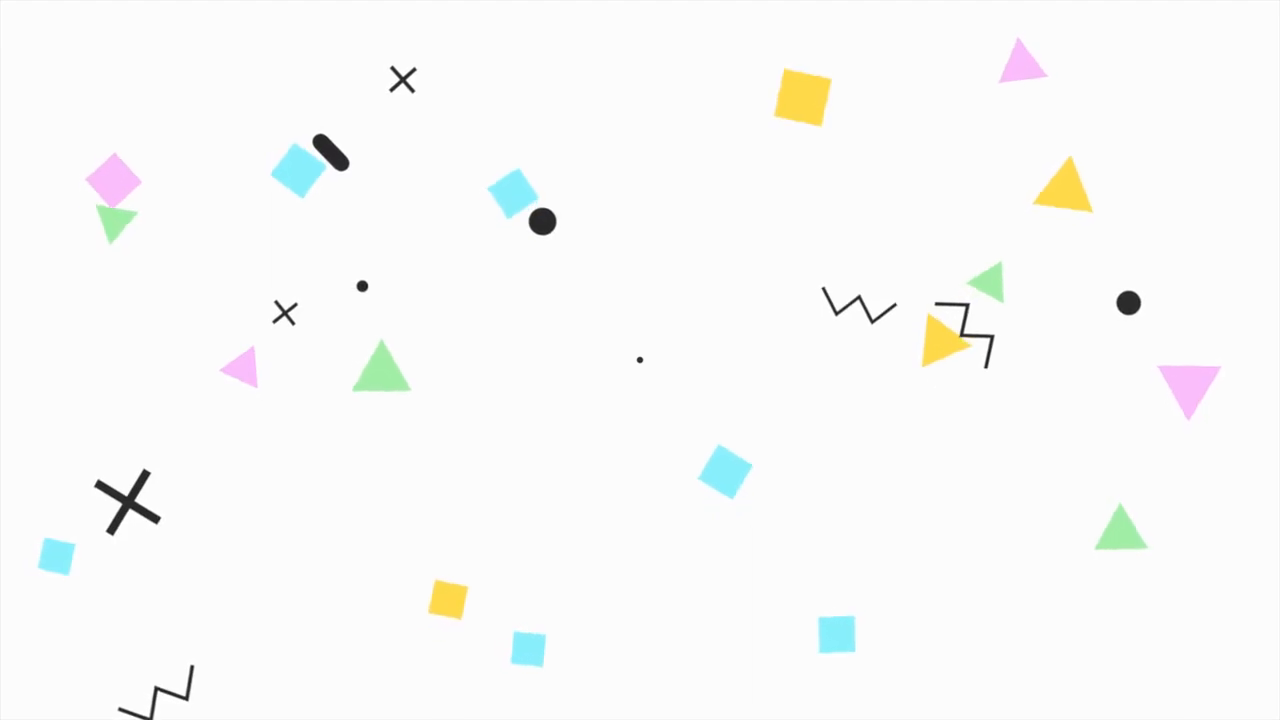
//> input picture frame 21 of Lab 5/Motion abstract geometric shapes.mkv, 1280 x 720 px
$ ./Lab5   (built with g++ and OpenCV 4)
//> lines starting //> are read from the running program, lines starting //| are printed output that depends on the picture; after the words box and inside, x2 and y2 are one past the last pixel; in counts of white or black regions, pixels touching at a corner belong together
#include <opencv2/opencv.hpp>
#include <iostream>
#include <string>
#include <cmath>

std::string detectShape(const std::vector<cv::Point>& contour) {
    double perimeter = cv::arcLength(contour, true);
    if (perimeter < 10) return "Unknown";

    std::vector<cv::Point> approx;
    cv::approxPolyDP(contour, approx, 0.05 * perimeter, true);

    int vertices = approx.size();
    double area = cv::contourArea(contour);
    double circularity = 4 * CV_PI * area / (perimeter * perimeter);
    cv::Rect rect = cv::boundingRect(contour);
    double aspectRatio = (double)rect.width / rect.height;

    if (circularity > 0.9) return "Circle";
    else if (vertices == 3) return "Triangle";
    else if (vertices == 4) return "Square";
    else if (vertices >= 5 && vertices <= 8 && circularity > 0.65) return "Circle";

    return "Unknown";
}

int main() {
    cv::VideoCapture cap("Motion abstract geometric shapes.mkv");

    if (!cap.isOpened()) {
        std::cerr << "Failed open video" << std::endl;
        return -1;
    }

    cv::Mat frame, gray, blurred, edges, closed;

    while (true) {
        cap >> frame;
//> frame is the input picture: 720 rows x 1280 cols, CV_8UC3; mean B, G, R 249.2, 250.1, 249.5
        if (frame.empty()) break;

        cv::cvtColor(frame, gray, cv::COLOR_BGR2GRAY);
        cv::medianBlur(gray, blurred, 5);


        cv::Canny(blurred, edges, 30, 90);
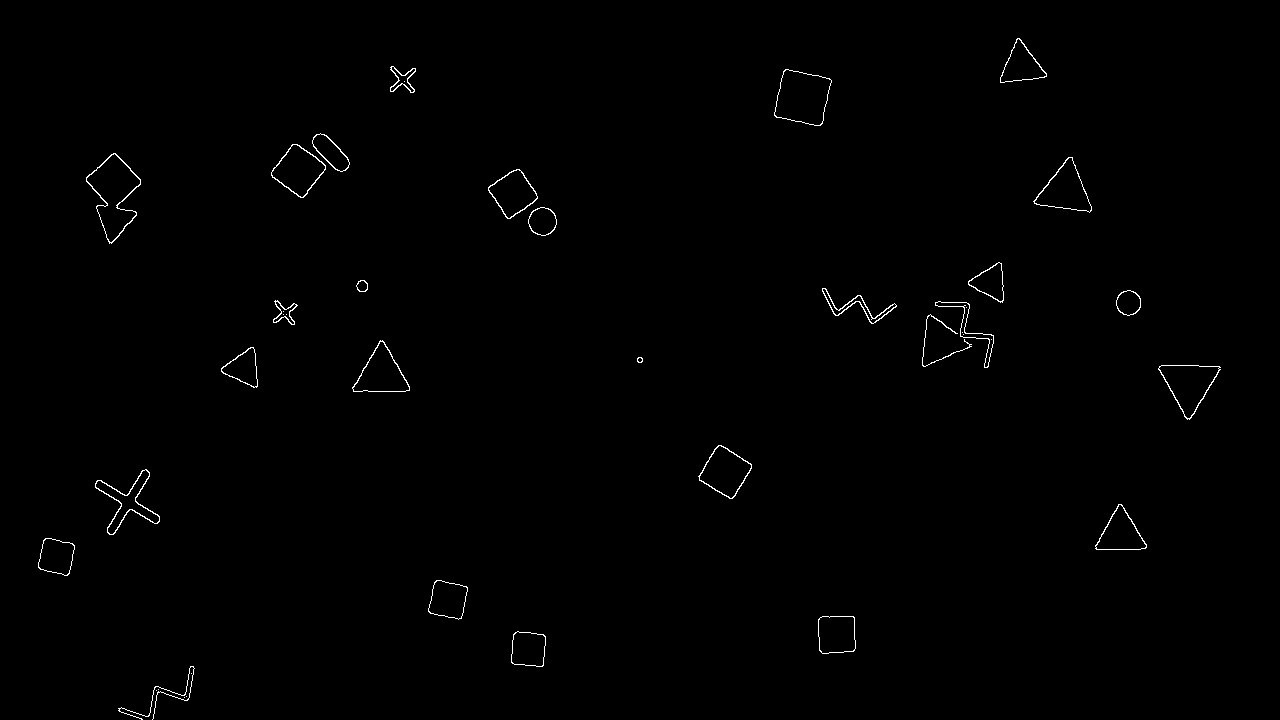
//> edges: 720 rows x 1280 cols, CV_8UC1; 0.54% white in thin lines or dots, all inside (x1, y1, x2, y2) = (38, 38, 1221, 720)


        cv::Mat kernel = cv::getStructuringElement(cv::MORPH_ELLIPSE, cv::Size(5, 5));
        cv::morphologyEx(edges, closed, cv::MORPH_CLOSE, kernel);
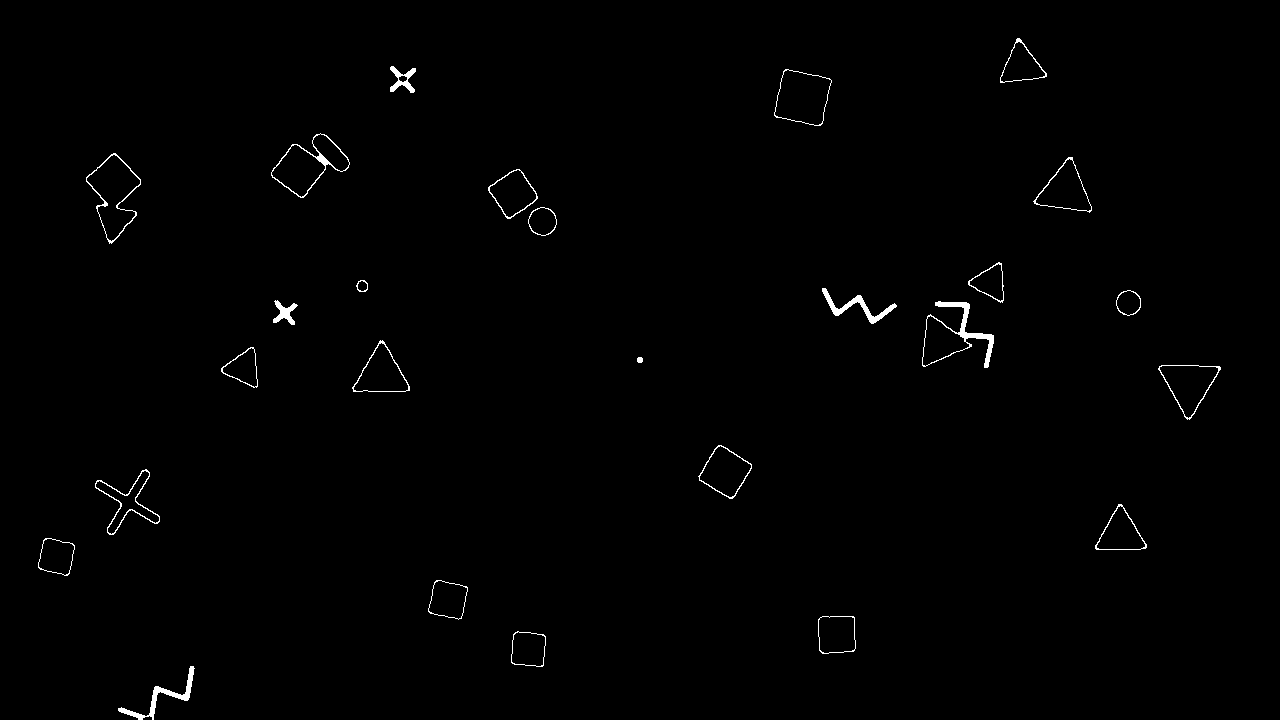
//> closed: 720 rows x 1280 cols, CV_8UC1; 0.7% white; 26 white regions


        std::vector<std::vector<cv::Point>> contours;
        cv::findContours(closed, contours, cv::RETR_EXTERNAL, cv::CHAIN_APPROX_SIMPLE);
//> contours = 26 contours; largest, box (x1, y1, x2, y2) and area: (86, 153, 141, 244) 2512, (271, 133, 350, 198) 2448, (774, 69, 832, 126) 2344, (922, 301, 994, 368) 1844, (1158, 365, 1221, 420) 1825

        cv::Mat result = frame.clone();

        for (const auto& contour : contours) {
            double area = cv::contourArea(contour);
            if (area < 500 || area > 50000) continue;

            std::string shapeName = detectShape(contour);
            if (shapeName == "Unknown") continue;

            cv::Rect bbox = cv::boundingRect(contour);

            cv::Scalar color;
            if (shapeName == "Circle") color = cv::Scalar(255, 0, 0);
            else if (shapeName == "Square") color = cv::Scalar(0, 255, 0);
            else if (shapeName == "Triangle") color = cv::Scalar(0, 0, 255);

            cv::rectangle(result, bbox, color, 2);
            cv::Point center(bbox.x + bbox.width / 2, bbox.y + bbox.height / 2);
            cv::putText(result, shapeName,
                cv::Point(center.x - 35, center.y - 15),
                cv::FONT_HERSHEY_SIMPLEX, 0.8, color, 2, cv::LINE_AA);
        }
//> this loop made 26 passes
//> (area, perimeter in detectShape, approx in detectShape, vertices in detectShape, area in detectShape, circularity in detectShape, aspectRatio in detectShape, shapeName) on passes 5, 6, 9, 11: (1005.5, 129, 4 Points (x, y): [45, 538], [38, 567], [67, 575], [74, 545], 4, 1005.5, 0.759, 0.974, "Square"), (1296.5, 162.1, 3 Points (x, y): [1118, 504], [1095, 548], [1145, 548], 3, 1296.5, 0.62, 1.13, "Triangle"), (1825, 195.3, 3 Points (x, y): [1219, 366], [1159, 366], [1187, 419], 3, 1825, 0.601, 1.15, "Triangle"), (826, 128.2, 3 Points (x, y): [250, 347], [221, 371], [256, 387], 3, 826, 0.631, 0.902, "Triangle")
//> pass 3, `cv::putText(result, shapeName, cv::Point(center.x - 35, center.y - 15)..`:
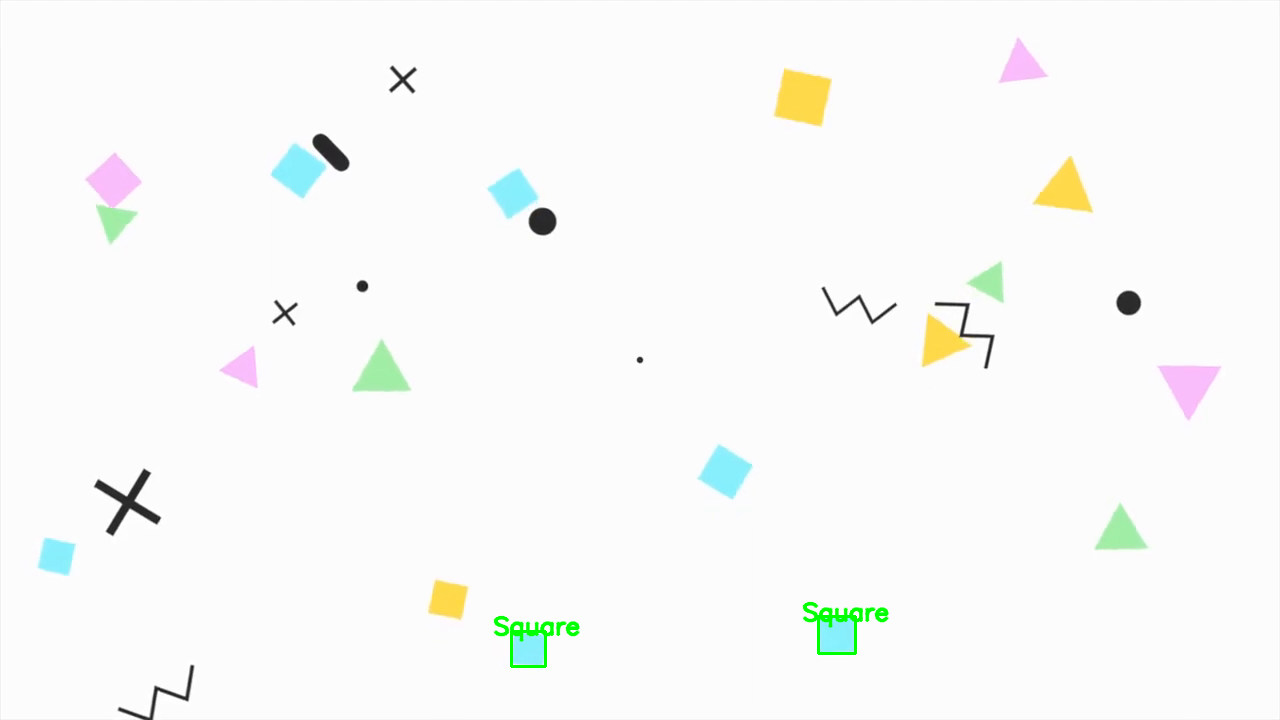
//> result: 720 rows x 1280 cols, CV_8UC3; mean B, G, R 248.6, 250.1, 248.9
//> after the loop:
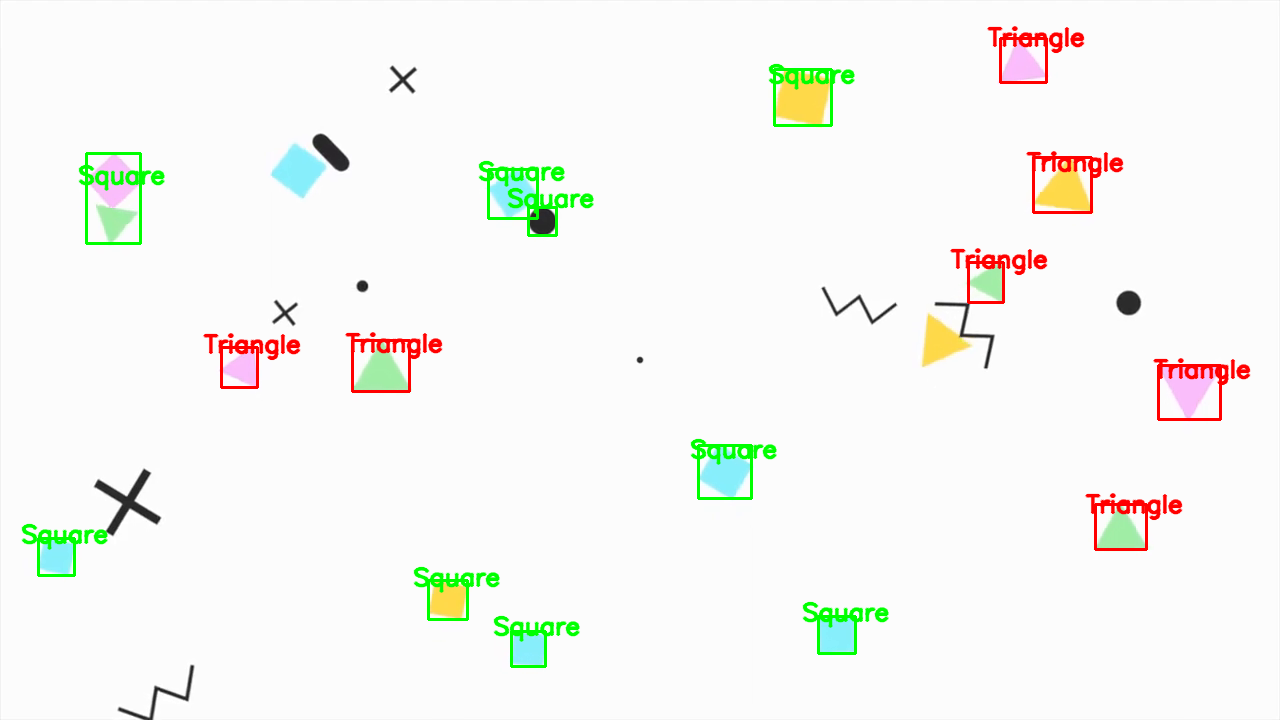
//> result: 720 rows x 1280 cols, CV_8UC3; 2.53% of pixels changed, all inside (x1, y1, x2, y2) = (21, 26, 1251, 621)

        cv::imshow("Shape Detection", result);
        cv::imshow("Closed Edges", closed);

        char key = cv::waitKey(30);
//> the Esc key is pressed
        if (key == 27) break;
        if (key == ' ') cv::waitKey(0);
    }

    cap.release();
    cv::destroyAllWindows();

    return 0;
}

$ run again, starting later in the video
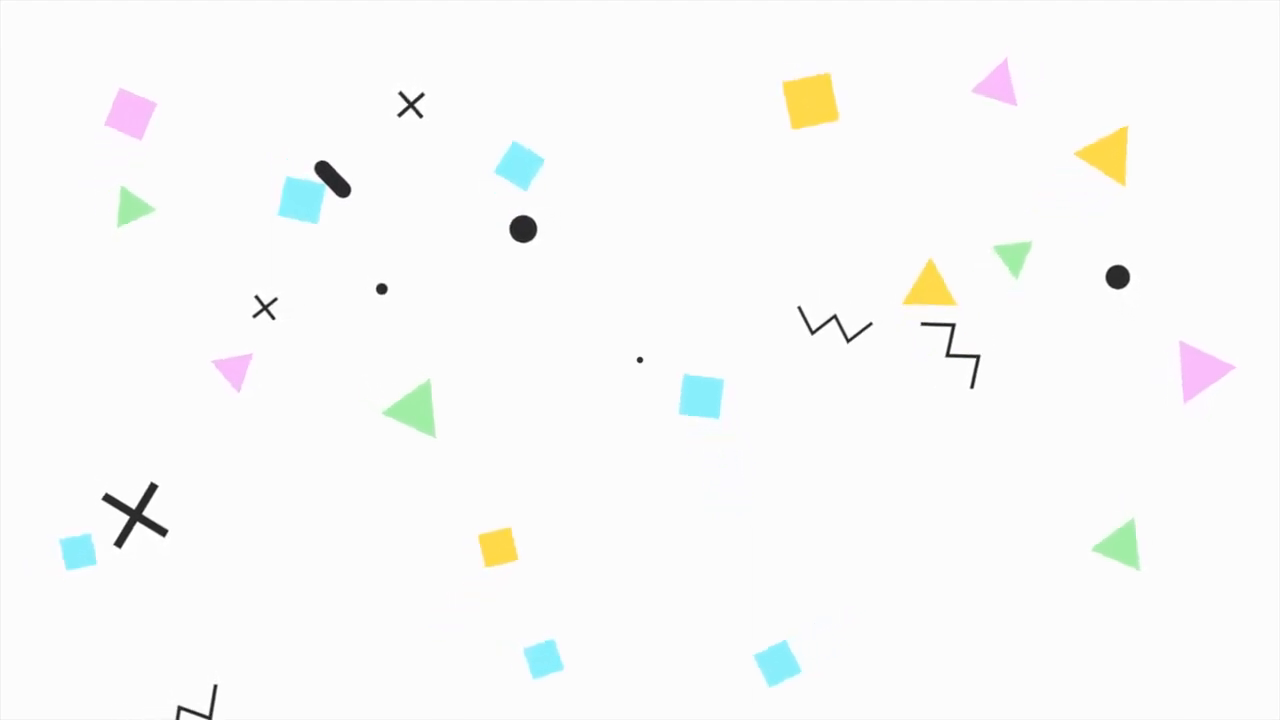
//> input picture frame 95 of Lab 5/Motion abstract geometric shapes.mkv, 1280 x 720 px
//> frame is the input picture: 720 rows x 1280 cols, CV_8UC3; mean B, G, R 249.3, 250.1, 249.5
//> `cv::Canny(blurred, edges, 30, 90);`:
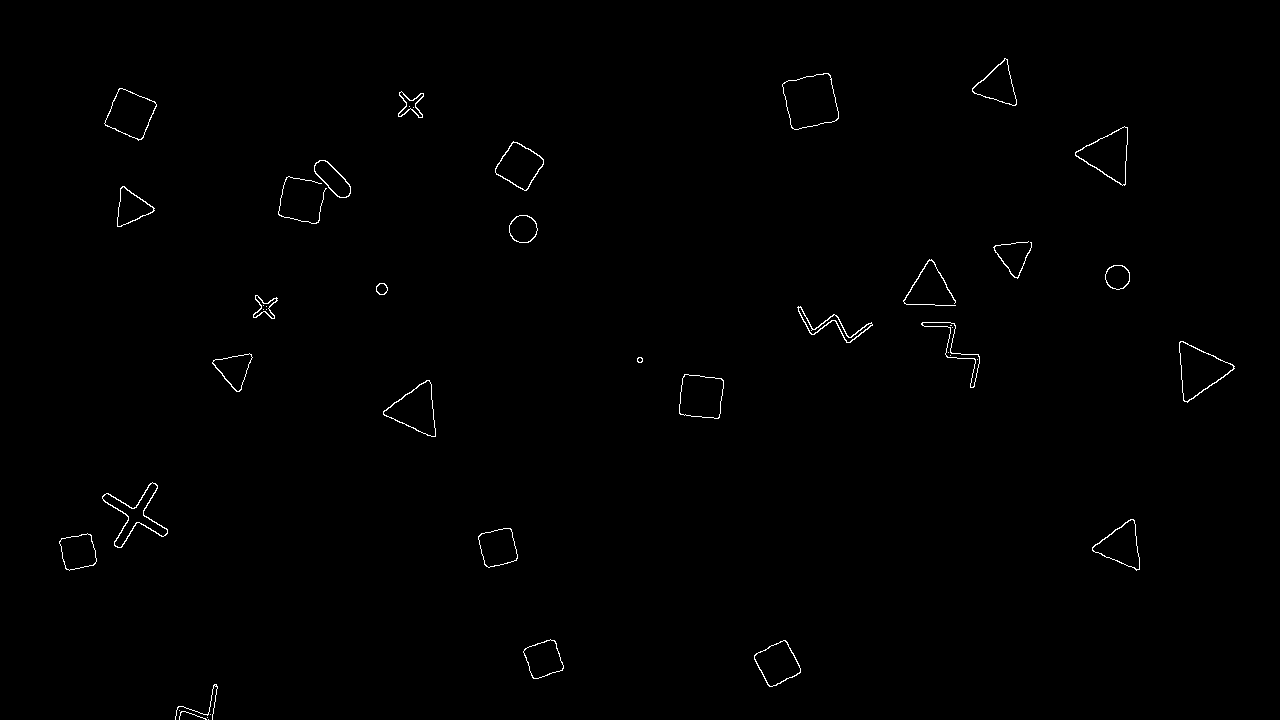
//> edges: 720 rows x 1280 cols, CV_8UC1; 0.52% white in thin lines or dots, all inside (x1, y1, x2, y2) = (59, 58, 1235, 720)
//> closed: 720 rows x 1280 cols, CV_8UC1; 0.66% white; 28 white regions
//> contours = 28 contours; largest, box (x1, y1, x2, y2) and area: (278, 160, 351, 224) 2386, (782, 73, 839, 130) 2350, (1179, 341, 1235, 403) 1797, (1075, 126, 1128, 186) 1662, (104, 88, 157, 141) 1653
//> the loop `for (const auto& contour : contours)` made 28 passes
//> (area, perimeter in detectShape, approx in detectShape, vertices in detectShape, area in detectShape, circularity in detectShape, aspectRatio in detectShape, shapeName) on passes 4, 6, 8, 11: (1012, 130.4, 4 Points (x, y): [90, 534], [61, 538], [66, 569], [95, 563], 4, 1012, 0.748, 1, "Square"), (1291.5, 163.8, 3 Points (x, y): [1130, 519], [1092, 550], [1136, 570], 3, 1291.5, 0.605, 0.923, "Triangle"), (1598.5, 181.4, 3 Points (x, y): [383, 411], [435, 436], [429, 380], 3, 1598.5, 0.61, 0.93, "Triangle"), (812.5, 128.5, 3 Points (x, y): [249, 353], [212, 362], [236, 391], 3, 812.5, 0.619, 1.05, "Triangle")
//> after the loop `for (const auto& contour : contours)`:
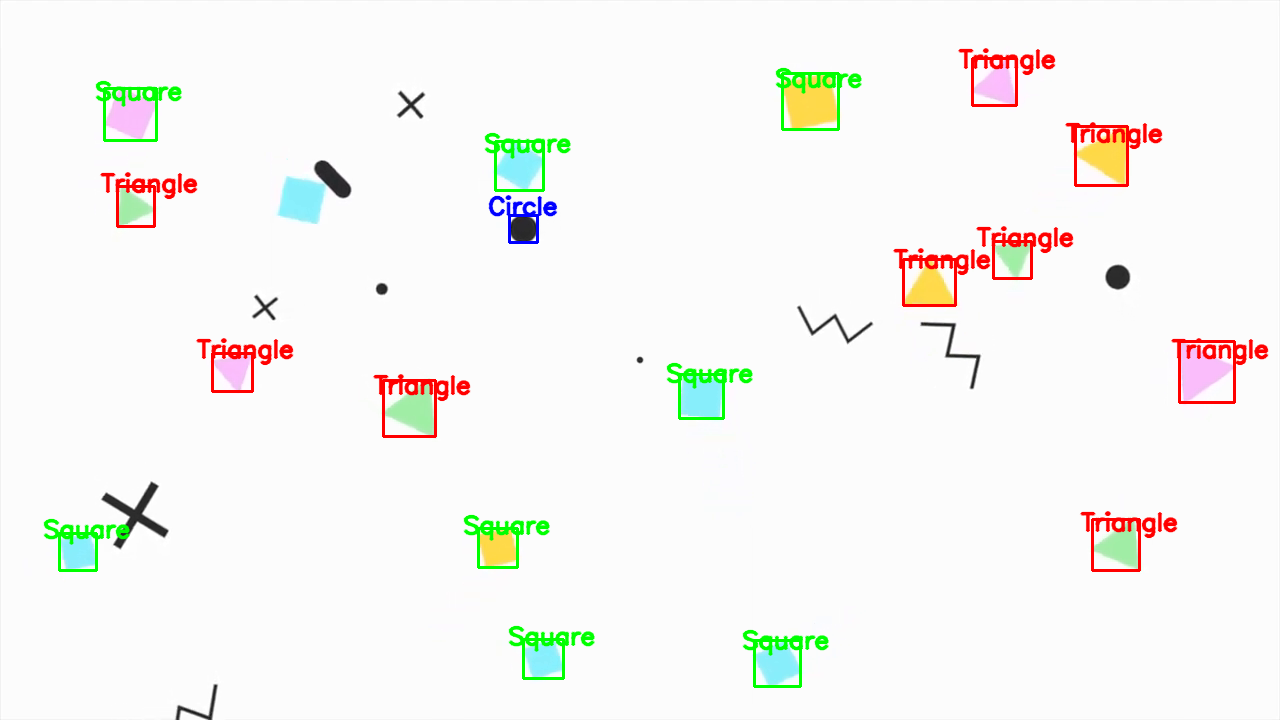
//> result: 720 rows x 1280 cols, CV_8UC3; mean B, G, R 243.5, 246.7, 246.8
